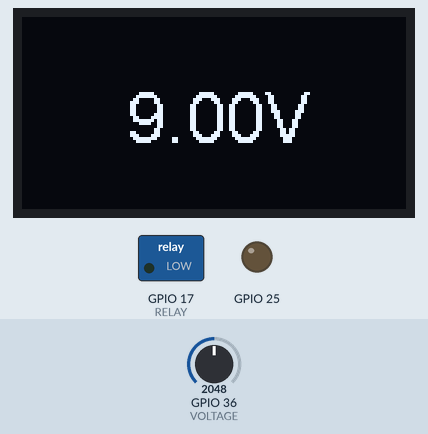
Recording of a sketch running on a simulated ESP32. Shown: 128×64 one-colour display, switched loads named in the sketch (green lamp = pin HIGH), output pins drawn as LEDs (lit = HIGH). The inputs (shaded band) are chosen by the test bench; at power-on: GPIO 36 (VOLTAGE) = 2048 (analog values on the 0–4095 scale). WiFi joins after 1.5 s; servers stay silent unless stated; no MQTT or app messages arrive unless stated.

Above: at 1.3 s.
1.4 s: GPIO 36 (VOLTAGE) set to 3015
At 2.8 s:
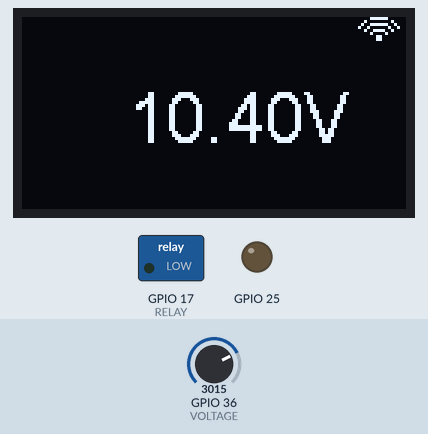
5.6 s: GPIO 36 (VOLTAGE) set to 3141
At 7.0 s:
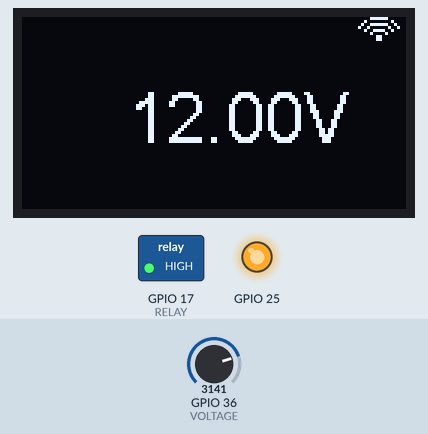
9.8 s: GPIO 36 (VOLTAGE) set to 2866
At 13.0 s:
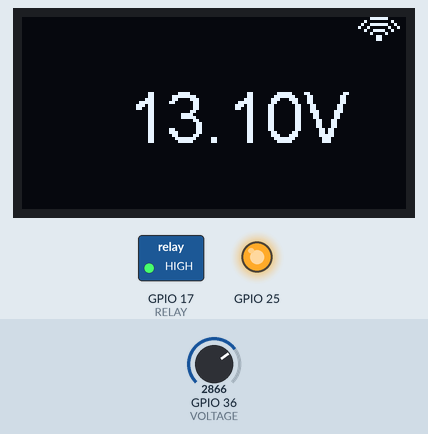
Timing chart, 0 to 14.5 s (numbered marks = the images above; inputs shaded):
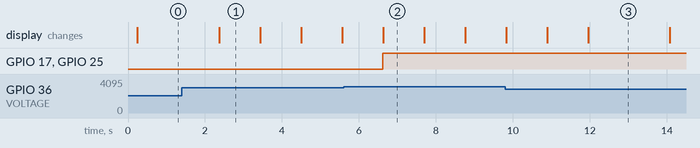

Measured:
- the behaviour switches between 3087 and 3088 on GPIO 36 (VOLTAGE) (found by bisection; images 1 and 2)
- after the input at 1.4 s, the display: changes after 0.97 s (image 1)
- after the input at 5.6 s, GPIO 17 (RELAY), GPIO 25: LOW → HIGH after 1.0 s instead of 2.1 s
- what the display in image 1 shows lasts 1.0 s, from 2.4 s to 3.4 s

The sketch:

BatteryController.ino
```cpp
#include "heltec.h"
#include "WiFi.h"
#include "images.h"
#include <ArduinoMqttClient.h>


#define CUTOFF 11.7
#define CUTON 11.9

#define STATE_ON 1
#define STATE_OFF 0

#define VOLTAGE 36
#define RELAY 17
#define MAX_VALS 10
#define MAX_VALS_FLOAT 10.00

int current_state = 0;

float volts = 0;
int loop_val = 0;
float read_vals = 0.0;
float voltArray[MAX_VALS];

WiFiClient wifiClient;
MqttClient mqttClient(wifiClient);

const char broker[] = "";
int        port     = 1883;
const char topic[]  = "car/voltage";


float readVoltage() {
    float total_volts = 0.0;
    volts = ((analogRead(VOLTAGE) / 1024.0) * 3.3) * 5.37;
    voltArray[loop_val] = volts;
    loop_val++;
    read_vals = read_vals + 1.0;
    if (loop_val == MAX_VALS){
        loop_val = 0;
    }
    if (read_vals >= MAX_VALS){
        read_vals = MAX_VALS_FLOAT;
    }
    for (int i = 0; i < read_vals; i++){
        total_volts = total_volts + voltArray[i];
    }
    float average_volts =  total_volts / read_vals;
    //bit hacky, but correct voltage based on measurements here
    float correction_factor = 0.0;
    if (average_volts <= 11.50){
        correction_factor = 0.15;
    } else if (average_volts <= 12.00) {
        correction_factor = 0.10;
    } else if (average_volts <= 12.50){
        correction_factor = 0;
    } else if (average_volts <= 12.80){
        correction_factor = -0.05;
    }
    return round((average_volts + correction_factor) * 10) / 10;
}


void switchOn(){
    digitalWrite(LED,HIGH);
    digitalWrite(RELAY,HIGH);
    current_state = STATE_ON;
    if (WiFi.status() == WL_CONNECTED){
        mqttClient.beginMessage("car/5v",true);
        mqttClient.print("on");
        mqttClient.endMessage();
    }
}

void switchOff(){
      digitalWrite(LED,LOW);
      digitalWrite(RELAY,LOW);
      current_state = STATE_OFF;
      if (WiFi.status() == WL_CONNECTED){
        mqttClient.beginMessage("car/5v",true);
        mqttClient.print("off");
        mqttClient.endMessage();
      }
}

void clientConnect(){
  byte count = 0;
  while(!mqttClient.connect(broker,port) && count < 10)
  {
    count ++;
    delay(500);
  }
}

void setup() {
   pinMode(VOLTAGE,INPUT);
   analogSetClockDiv(1); // 1338mS
   analogReadResolution(10);
   analogSetSamples(1);
   pinMode(LED,OUTPUT);
   pinMode(RELAY,OUTPUT);
   Heltec.begin(true /*DisplayEnable Enable*/, false /*LoRa Enable*/, true /*Serial Enable*/);
    WiFi.mode(WIFI_STA);
	  WiFi.setAutoConnect(true);
	  WiFi.begin("SSID","KEY");
	  delay(100);
    clientConnect();
}


void loop(){
    volts = readVoltage();
    if (!mqttClient.clientConnected()){
      clientConnect();
    }
    mqttClient.poll();
    if (current_state == STATE_OFF){
        if (volts >= CUTON){
            switchOn();
        }
    } else if (current_state == STATE_ON){
        if (volts <= CUTOFF){
            switchOff();
        }
    }
    Heltec.display->clear();
    Heltec.display->setFont(ArialMT_Plain_24);
    Heltec.display->drawString(35, 20, String(volts) + "V");
    if (WiFi.status() == WL_CONNECTED){
        Heltec.display->drawXbm(112, 0, WIFI_width, WIFI_height, WIFI_bits);
        mqttClient.beginMessage(topic,true);
        mqttClient.print(String(volts));
        mqttClient.endMessage();
    }
    Heltec.display -> display();

    delay(1000);
}
```

Source omitted: images.h (data table, 10395 bytes)
